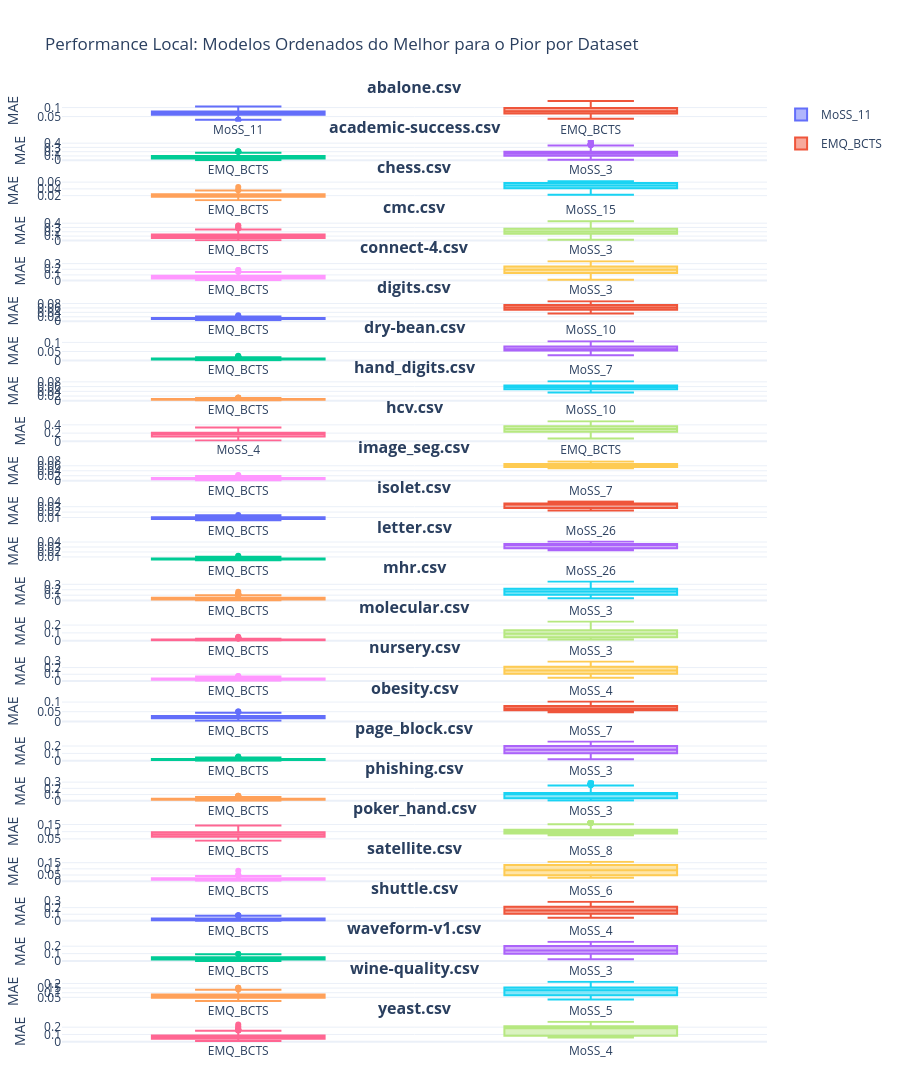

Here is the notebook cell this chart was saved with:
### Code cell
import pandas as pd
import plotly.graph_objects as go
from plotly.subplots import make_subplots

# 1. Carregar os dados
df = pd.read_csv("emqm_30_bcts.csv")

# 2. Configurações de layout
datasets = df['dataset'].unique()
n_datasets = len(datasets)
# Criamos uma subfigura por dataset, em uma única coluna
fig = make_subplots(
    rows=n_datasets, cols=1, 
    subplot_titles=[f"<b>{ds}</b>" for ds in datasets],
    vertical_spacing=0.02 # Espaço curto entre os gráficos
)

# 3. Iterar e adicionar cada gráfico com sua própria ordem
for i, ds in enumerate(datasets, 1):
    df_ds = df[df['dataset'] == ds].copy()
    
    # Calcular a ordem local (pela mediana do erro neste dataset)
    ordem_local = df_ds.groupby("modelo")["erro"].median().sort_values().index.tolist()
    
    # Adicionar um boxplot para cada modelo, seguindo a ordem local
    for modelo in ordem_local:
        df_mod = df_ds[df_ds['modelo'] == modelo]
        fig.add_trace(
            go.Box(
                y=df_mod['erro'],
                name=modelo,
                boxpoints='outliers',
                legendgroup=modelo,
                showlegend=(i == 1) # Só mostra a legenda no primeiro gráfico
            ),
            row=i, col=1
        )

# 4. Ajustes finais de tamanho e estética
fig.update_layout(
    height=n_datasets * 400, # 300px para cada dataset
    template="plotly_white",
    title_text="Performance Local: Modelos Ordenados do Melhor para o Pior por Dataset",
    margin=dict(t=100, b=50, l=50, r=50),
    showlegend=True
)

# Deixar os eixos X independentes para cada subgráfico respeitar sua ordem
fig.update_xaxes(showgrid=False)
fig.update_yaxes(title_text="MAE")
#fig.write_html("meu_resultado_ordenado.html")
fig.show()

### Figure 1 — Plotly figure (JSON) as saved in the notebook; plotly's stock layout.template omitted (floating-point values rounded to 4 significant figures; data arrays with more than 128 entries replaced by an {"elided": "..."} marker saying what was removed)
{"data": [{"boxpoints": "outliers", "legendgroup": "MoSS_11", "name": "MoSS_11", "showlegend": true, "type": "box", "xaxis": "x", "y": {"elided": "300 float values"}, "yaxis": "y"}, {"boxpoints": "outliers", "legendgroup": "EMQ_BCTS", "name": "EMQ_BCTS", "showlegend": true, "type": "box", "xaxis": "x", "y": {"elided": "300 float values"}, "yaxis": "y"}, {"boxpoints": "outliers", "legendgroup": "EMQ_BCTS", "name": "EMQ_BCTS", "showlegend": false, "type": "box", "xaxis": "x2", "y": {"elided": "300 float values"}, "yaxis": "y2"}, {"boxpoints": "outliers", "legendgroup": "MoSS_3", "name": "MoSS_3", "showlegend": false, "type": "box", "xaxis": "x2", "y": {"elided": "300 float values"}, "yaxis": "y2"}, {"boxpoints": "outliers", "legendgroup": "EMQ_BCTS", "name": "EMQ_BCTS", "showlegend": false, "type": "box", "xaxis": "x3", "y": {"elided": "300 float values"}, "yaxis": "y3"}, {"boxpoints": "outliers", "legendgroup": "MoSS_15", "name": "MoSS_15", "showlegend": false, "type": "box", "xaxis": "x3", "y": {"elided": "300 float values"}, "yaxis": "y3"}, {"boxpoints": "outliers", "legendgroup": "EMQ_BCTS", "name": "EMQ_BCTS", "showlegend": false, "type": "box", "xaxis": "x4", "y": {"elided": "300 float values"}, "yaxis": "y4"}, {"boxpoints": "outliers", "legendgroup": "MoSS_3", "name": "MoSS_3", "showlegend": false, "type": "box", "xaxis": "x4", "y": {"elided": "300 float values"}, "yaxis": "y4"}, {"boxpoints": "outliers", "legendgroup": "EMQ_BCTS", "name": "EMQ_BCTS", "showlegend": false, "type": "box", "xaxis": "x5", "y": {"elided": "300 float values"}, "yaxis": "y5"}, {"boxpoints": "outliers", "legendgroup": "MoSS_3", "name": "MoSS_3", "showlegend": false, "type": "box", "xaxis": "x5", "y": {"elided": "300 float values"}, "yaxis": "y5"}, {"boxpoints": "outliers", "legendgroup": "EMQ_BCTS", "name": "EMQ_BCTS", "showlegend": false, "type": "box", "xaxis": "x6", "y": {"elided": "300 float values"}, "yaxis": "y6"}, {"boxpoints": "outliers", "legendgroup": "MoSS_10", "name": "MoSS_10", "showlegend": false, "type": "box", "xaxis": "x6", "y": {"elided": "300 float values"}, "yaxis": "y6"}, {"boxpoints": "outliers", "legendgroup": "EMQ_BCTS", "name": "EMQ_BCTS", "showlegend": false, "type": "box", "xaxis": "x7", "y": {"elided": "300 float values"}, "yaxis": "y7"}, {"boxpoints": "outliers", "legendgroup": "MoSS_7", "name": "MoSS_7", "showlegend": false, "type": "box", "xaxis": "x7", "y": {"elided": "300 float values"}, "yaxis": "y7"}, {"boxpoints": "outliers", "legendgroup": "EMQ_BCTS", "name": "EMQ_BCTS", "showlegend": false, "type": "box", "xaxis": "x8", "y": {"elided": "300 float values"}, "yaxis": "y8"}, {"boxpoints": "outliers", "legendgroup": "MoSS_10", "name": "MoSS_10", "showlegend": false, "type": "box", "xaxis": "x8", "y": {"elided": "300 float values"}, "yaxis": "y8"}, {"boxpoints": "outliers", "legendgroup": "MoSS_4", "name": "MoSS_4", "showlegend": false, "type": "box", "xaxis": "x9", "y": {"elided": "300 float values"}, "yaxis": "y9"}, {"boxpoints": "outliers", "legendgroup": "EMQ_BCTS", "name": "EMQ_BCTS", "showlegend": false, "type": "box", "xaxis": "x9", "y": {"elided": "300 float values"}, "yaxis": "y9"}, {"boxpoints": "outliers", "legendgroup": "EMQ_BCTS", "name": "EMQ_BCTS", "showlegend": false, "type": "box", "xaxis": "x10", "y": {"elided": "300 float values"}, "yaxis": "y10"}, {"boxpoints": "outliers", "legendgroup": "MoSS_7", "name": "MoSS_7", "showlegend": false, "type": "box", "xaxis": "x10", "y": {"elided": "300 float values"}, "yaxis": "y10"}, {"boxpoints": "outliers", "legendgroup": "EMQ_BCTS", "name": "EMQ_BCTS", "showlegend": false, "type": "box", "xaxis": "x11", "y": {"elided": "300 float values"}, "yaxis": "y11"}, {"boxpoints": "outliers", "legendgroup": "MoSS_26", "name": "MoSS_26", "showlegend": false, "type": "box", "xaxis": "x11", "y": {"elided": "300 float values"}, "yaxis": "y11"}, {"boxpoints": "outliers", "legendgroup": "EMQ_BCTS", "name": "EMQ_BCTS", "showlegend": false, "type": "box", "xaxis": "x12", "y": {"elided": "300 float values"}, "yaxis": "y12"}, {"boxpoints": "outliers", "legendgroup": "MoSS_26", "name": "MoSS_26", "showlegend": false, "type": "box", "xaxis": "x12", "y": {"elided": "300 float values"}, "yaxis": "y12"}, {"boxpoints": "outliers", "legendgroup": "EMQ_BCTS", "name": "EMQ_BCTS", "showlegend": false, "type": "box", "xaxis": "x13", "y": {"elided": "300 float values"}, "yaxis": "y13"}, {"boxpoints": "outliers", "legendgroup": "MoSS_3", "name": "MoSS_3", "showlegend": false, "type": "box", "xaxis": "x13", "y": {"elided": "300 float values"}, "yaxis": "y13"}, {"boxpoints": "outliers", "legendgroup": "EMQ_BCTS", "name": "EMQ_BCTS", "showlegend": false, "type": "box", "xaxis": "x14", "y": {"elided": "300 float values"}, "yaxis": "y14"}, {"boxpoints": "outliers", "legendgroup": "MoSS_3", "name": "MoSS_3", "showlegend": false, "type": "box", "xaxis": "x14", "y": {"elided": "300 float values"}, "yaxis": "y14"}, {"boxpoints": "outliers", "legendgroup": "EMQ_BCTS", "name": "EMQ_BCTS", "showlegend": false, "type": "box", "xaxis": "x15", "y": {"elided": "300 float values"}, "yaxis": "y15"}, {"boxpoints": "outliers", "legendgroup": "MoSS_4", "name": "MoSS_4", "showlegend": false, "type": "box", "xaxis": "x15", "y": {"elided": "300 float values"}, "yaxis": "y15"}, {"boxpoints": "outliers", "legendgroup": "EMQ_BCTS", "name": "EMQ_BCTS", "showlegend": false, "type": "box", "xaxis": "x16", "y": {"elided": "300 float values"}, "yaxis": "y16"}, {"boxpoints": "outliers", "legendgroup": "MoSS_7", "name": "MoSS_7", "showlegend": false, "type": "box", "xaxis": "x16", "y": {"elided": "300 float values"}, "yaxis": "y16"}, {"boxpoints": "outliers", "legendgroup": "EMQ_BCTS", "name": "EMQ_BCTS", "showlegend": false, "type": "box", "xaxis": "x17", "y": {"elided": "300 float values"}, "yaxis": "y17"}, {"boxpoints": "outliers", "legendgroup": "MoSS_3", "name": "MoSS_3", "showlegend": false, "type": "box", "xaxis": "x17", "y": {"elided": "300 float values"}, "yaxis": "y17"}, {"boxpoints": "outliers", "legendgroup": "EMQ_BCTS", "name": "EMQ_BCTS", "showlegend": false, "type": "box", "xaxis": "x18", "y": {"elided": "300 float values"}, "yaxis": "y18"}, {"boxpoints": "outliers", "legendgroup": "MoSS_3", "name": "MoSS_3", "showlegend": false, "type": "box", "xaxis": "x18", "y": {"elided": "300 float values"}, "yaxis": "y18"}, {"boxpoints": "outliers", "legendgroup": "EMQ_BCTS", "name": "EMQ_BCTS", "showlegend": false, "type": "box", "xaxis": "x19", "y": {"elided": "300 float values"}, "yaxis": "y19"}, {"boxpoints": "outliers", "legendgroup": "MoSS_8", "name": "MoSS_8", "showlegend": false, "type": "box", "xaxis": "x19", "y": {"elided": "300 float values"}, "yaxis": "y19"}, {"boxpoints": "outliers", "legendgroup": "EMQ_BCTS", "name": "EMQ_BCTS", "showlegend": false, "type": "box", "xaxis": "x20", "y": {"elided": "300 float values"}, "yaxis": "y20"}, {"boxpoints": "outliers", "legendgroup": "MoSS_6", "name": "MoSS_6", "showlegend": false, "type": "box", "xaxis": "x20", "y": {"elided": "300 float values"}, "yaxis": "y20"}, {"boxpoints": "outliers", "legendgroup": "EMQ_BCTS", "name": "EMQ_BCTS", "showlegend": false, "type": "box", "xaxis": "x21", "y": {"elided": "300 float values"}, "yaxis": "y21"}, {"boxpoints": "outliers", "legendgroup": "MoSS_4", "name": "MoSS_4", "showlegend": false, "type": "box", "xaxis": "x21", "y": {"elided": "300 float values"}, "yaxis": "y21"}, {"boxpoints": "outliers", "legendgroup": "EMQ_BCTS", "name": "EMQ_BCTS", "showlegend": false, "type": "box", "xaxis": "x22", "y": {"elided": "300 float values"}, "yaxis": "y22"}, {"boxpoints": "outliers", "legendgroup": "MoSS_3", "name": "MoSS_3", "showlegend": false, "type": "box", "xaxis": "x22", "y": {"elided": "300 float values"}, "yaxis": "y22"}, {"boxpoints": "outliers", "legendgroup": "EMQ_BCTS", "name": "EMQ_BCTS", "showlegend": false, "type": "box", "xaxis": "x23", "y": {"elided": "300 float values"}, "yaxis": "y23"}, {"boxpoints": "outliers", "legendgroup": "MoSS_5", "name": "MoSS_5", "showlegend": false, "type": "box", "xaxis": "x23", "y": {"elided": "300 float values"}, "yaxis": "y23"}, {"boxpoints": "outliers", "legendgroup": "EMQ_BCTS", "name": "EMQ_BCTS", "showlegend": false, "type": "box", "xaxis": "x24", "y": {"elided": "300 float values"}, "yaxis": "y24"}, {"boxpoints": "outliers", "legendgroup": "MoSS_4", "name": "MoSS_4", "showlegend": false, "type": "box", "xaxis": "x24", "y": {"elided": "300 float values"}, "yaxis": "y24"}], "layout": {"annotations": [{"font": {"size": 16}, "showarrow": false, "text": "<b>abalone.csv</b>", "x": 0.5, "xanchor": "center", "xref": "paper", "y": 1, "yanchor": "bottom", "yref": "paper"}, {"font": {"size": 16}, "showarrow": false, "text": "<b>academic-success.csv</b>", "x": 0.5, "xanchor": "center", "xref": "paper", "y": 0.9575, "yanchor": "bottom", "yref": "paper"}, {"font": {"size": 16}, "showarrow": false, "text": "<b>chess.csv</b>", "x": 0.5, "xanchor": "center", "xref": "paper", "y": 0.915, "yanchor": "bottom", "yref": "paper"}, {"font": {"size": 16}, "showarrow": false, "text": "<b>cmc.csv</b>", "x": 0.5, "xanchor": "center", "xref": "paper", "y": 0.8725, "yanchor": "bottom", "yref": "paper"}, {"font": {"size": 16}, "showarrow": false, "text": "<b>connect-4.csv</b>", "x": 0.5, "xanchor": "center", "xref": "paper", "y": 0.83, "yanchor": "bottom", "yref": "paper"}, {"font": {"size": 16}, "showarrow": false, "text": "<b>digits.csv</b>", "x": 0.5, "xanchor": "center", "xref": "paper", "y": 0.7875, "yanchor": "bottom", "yref": "paper"}, {"font": {"size": 16}, "showarrow": false, "text": "<b>dry-bean.csv</b>", "x": 0.5, "xanchor": "center", "xref": "paper", "y": 0.745, "yanchor": "bottom", "yref": "paper"}, {"font": {"size": 16}, "showarrow": false, "text": "<b>hand_digits.csv</b>", "x": 0.5, "xanchor": "center", "xref": "paper", "y": 0.7025, "yanchor": "bottom", "yref": "paper"}, {"font": {"size": 16}, "showarrow": false, "text": "<b>hcv.csv</b>", "x": 0.5, "xanchor": "center", "xref": "paper", "y": 0.66, "yanchor": "bottom", "yref": "paper"}, {"font": {"size": 16}, "showarrow": false, "text": "<b>image_seg.csv</b>", "x": 0.5, "xanchor": "center", "xref": "paper", "y": 0.6175, "yanchor": "bottom", "yref": "paper"}, {"font": {"size": 16}, "showarrow": false, "text": "<b>isolet.csv</b>", "x": 0.5, "xanchor": "center", "xref": "paper", "y": 0.575, "yanchor": "bottom", "yref": "paper"}, {"font": {"size": 16}, "showarrow": false, "text": "<b>letter.csv</b>", "x": 0.5, "xanchor": "center", "xref": "paper", "y": 0.5325, "yanchor": "bottom", "yref": "paper"}, {"font": {"size": 16}, "showarrow": false, "text": "<b>mhr.csv</b>", "x": 0.5, "xanchor": "center", "xref": "paper", "y": 0.49, "yanchor": "bottom", "yref": "paper"}, {"font": {"size": 16}, "showarrow": false, "text": "<b>molecular.csv</b>", "x": 0.5, "xanchor": "center", "xref": "paper", "y": 0.4475, "yanchor": "bottom", "yref": "paper"}, {"font": {"size": 16}, "showarrow": false, "text": "<b>nursery.csv</b>", "x": 0.5, "xanchor": "center", "xref": "paper", "y": 0.405, "yanchor": "bottom", "yref": "paper"}, {"font": {"size": 16}, "showarrow": false, "text": "<b>obesity.csv</b>", "x": 0.5, "xanchor": "center", "xref": "paper", "y": 0.3625, "yanchor": "bottom", "yref": "paper"}, {"font": {"size": 16}, "showarrow": false, "text": "<b>page_block.csv</b>", "x": 0.5, "xanchor": "center", "xref": "paper", "y": 0.32, "yanchor": "bottom", "yref": "paper"}, {"font": {"size": 16}, "showarrow": false, "text": "<b>phishing.csv</b>", "x": 0.5, "xanchor": "center", "xref": "paper", "y": 0.2775, "yanchor": "bottom", "yref": "paper"}, {"font": {"size": 16}, "showarrow": false, "text": "<b>poker_hand.csv</b>", "x": 0.5, "xanchor": "center", "xref": "paper", "y": 0.235, "yanchor": "bottom", "yref": "paper"}, {"font": {"size": 16}, "showarrow": false, "text": "<b>satellite.csv</b>", "x": 0.5, "xanchor": "center", "xref": "paper", "y": 0.1925, "yanchor": "bottom", "yref": "paper"}, {"font": {"size": 16}, "showarrow": false, "text": "<b>shuttle.csv</b>", "x": 0.5, "xanchor": "center", "xref": "paper", "y": 0.15, "yanchor": "bottom", "yref": "paper"}, {"font": {"size": 16}, "showarrow": false, "text": "<b>waveform-v1.csv</b>", "x": 0.5, "xanchor": "center", "xref": "paper", "y": 0.1075, "yanchor": "bottom", "yref": "paper"}, {"font": {"size": 16}, "showarrow": false, "text": "<b>wine-quality.csv</b>", "x": 0.5, "xanchor": "center", "xref": "paper", "y": 0.065, "yanchor": "bottom", "yref": "paper"}, {"font": {"size": 16}, "showarrow": false, "text": "<b>yeast.csv</b>", "x": 0.5, "xanchor": "center", "xref": "paper", "y": 0.0225, "yanchor": "bottom", "yref": "paper"}], "height": 9600, "margin": {"b": 50, "l": 50, "r": 50, "t": 100}, "showlegend": true, "title": {"text": "Performance Local: Modelos Ordenados do Melhor para o Pior por Dataset"}, "xaxis": {"anchor": "y", "domain": [0, 1], "showgrid": false}, "xaxis10": {"anchor": "y10", "domain": [0, 1], "showgrid": false}, "xaxis11": {"anchor": "y11", "domain": [0, 1], "showgrid": false}, "xaxis12": {"anchor": "y12", "domain": [0, 1], "showgrid": false}, "xaxis13": {"anchor": "y13", "domain": [0, 1], "showgrid": false}, "xaxis14": {"anchor": "y14", "domain": [0, 1], "showgrid": false}, "xaxis15": {"anchor": "y15", "domain": [0, 1], "showgrid": false}, "xaxis16": {"anchor": "y16", "domain": [0, 1], "showgrid": false}, "xaxis17": {"anchor": "y17", "domain": [0, 1], "showgrid": false}, "xaxis18": {"anchor": "y18", "domain": [0, 1], "showgrid": false}, "xaxis19": {"anchor": "y19", "domain": [0, 1], "showgrid": false}, "xaxis2": {"anchor": "y2", "domain": [0, 1], "showgrid": false}, "xaxis20": {"anchor": "y20", "domain": [0, 1], "showgrid": false}, "xaxis21": {"anchor": "y21", "domain": [0, 1], "showgrid": false}, "xaxis22": {"anchor": "y22", "domain": [0, 1], "showgrid": false}, "xaxis23": {"anchor": "y23", "domain": [0, 1], "showgrid": false}, "xaxis24": {"anchor": "y24", "domain": [0, 1], "showgrid": false}, "xaxis3": {"anchor": "y3", "domain": [0, 1], "showgrid": false}, "xaxis4": {"anchor": "y4", "domain": [0, 1], "showgrid": false}, "xaxis5": {"anchor": "y5", "domain": [0, 1], "showgrid": false}, "xaxis6": {"anchor": "y6", "domain": [0, 1], "showgrid": false}, "xaxis7": {"anchor": "y7", "domain": [0, 1], "showgrid": false}, "xaxis8": {"anchor": "y8", "domain": [0, 1], "showgrid": false}, "xaxis9": {"anchor": "y9", "domain": [0, 1], "showgrid": false}, "yaxis": {"anchor": "x", "domain": [0.9775, 1], "title": {"text": "MAE"}}, "yaxis10": {"anchor": "x10", "domain": [0.595, 0.6175], "title": {"text": "MAE"}}, "yaxis11": {"anchor": "x11", "domain": [0.5525, 0.575], "title": {"text": "MAE"}}, "yaxis12": {"anchor": "x12", "domain": [0.51, 0.5325], "title": {"text": "MAE"}}, "yaxis13": {"anchor": "x13", "domain": [0.4675, 0.49], "title": {"text": "MAE"}}, "yaxis14": {"anchor": "x14", "domain": [0.425, 0.4475], "title": {"text": "MAE"}}, "yaxis15": {"anchor": "x15", "domain": [0.3825, 0.405], "title": {"text": "MAE"}}, "yaxis16": {"anchor": "x16", "domain": [0.34, 0.3625], "title": {"text": "MAE"}}, "yaxis17": {"anchor": "x17", "domain": [0.2975, 0.32], "title": {"text": "MAE"}}, "yaxis18": {"anchor": "x18", "domain": [0.255, 0.2775], "title": {"text": "MAE"}}, "yaxis19": {"anchor": "x19", "domain": [0.2125, 0.235], "title": {"text": "MAE"}}, "yaxis2": {"anchor": "x2", "domain": [0.935, 0.9575], "title": {"text": "MAE"}}, "yaxis20": {"anchor": "x20", "domain": [0.17, 0.1925], "title": {"text": "MAE"}}, "yaxis21": {"anchor": "x21", "domain": [0.1275, 0.15], "title": {"text": "MAE"}}, "yaxis22": {"anchor": "x22", "domain": [0.085, 0.1075], "title": {"text": "MAE"}}, "yaxis23": {"anchor": "x23", "domain": [0.0425, 0.065], "title": {"text": "MAE"}}, "yaxis24": {"anchor": "x24", "domain": [0, 0.0225], "title": {"text": "MAE"}}, "yaxis3": {"anchor": "x3", "domain": [0.8925, 0.915], "title": {"text": "MAE"}}, "yaxis4": {"anchor": "x4", "domain": [0.85, 0.8725], "title": {"text": "MAE"}}, "yaxis5": {"anchor": "x5", "domain": [0.8075, 0.83], "title": {"text": "MAE"}}, "yaxis6": {"anchor": "x6", "domain": [0.765, 0.7875], "title": {"text": "MAE"}}, "yaxis7": {"anchor": "x7", "domain": [0.7225, 0.745], "title": {"text": "MAE"}}, "yaxis8": {"anchor": "x8", "domain": [0.68, 0.7025], "title": {"text": "MAE"}}, "yaxis9": {"anchor": "x9", "domain": [0.6375, 0.66], "title": {"text": "MAE"}}}}
